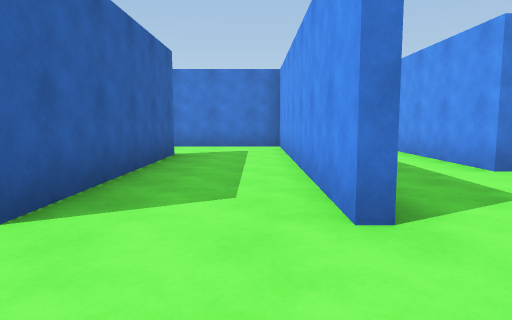
View 1 (above)

24 first-person views from a walk through a Unity game level. The camera is 1.3 m above the floor, tilts 6° down and sees 70° across. The floor is counted in squares, 2 m on a side. Each view is taken from the middle of a square. On the plan, view 1 faces up. The plan holds only what a view shows up to about 11 squares ahead; the rest is blank. The place goes on beyond the plan.

View 2
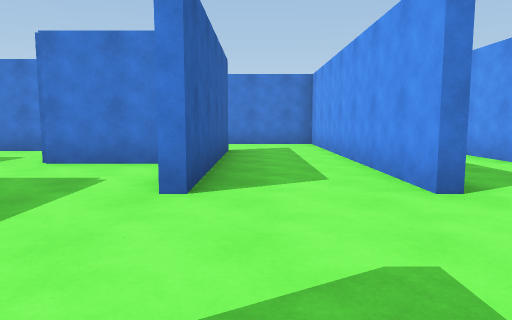

View 3
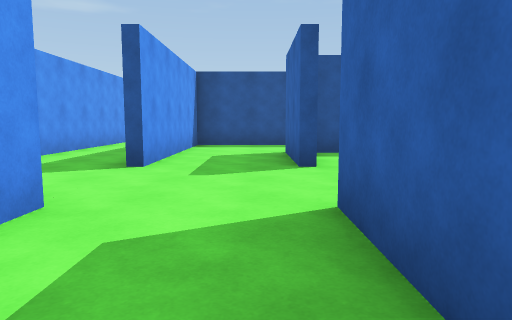

View 4
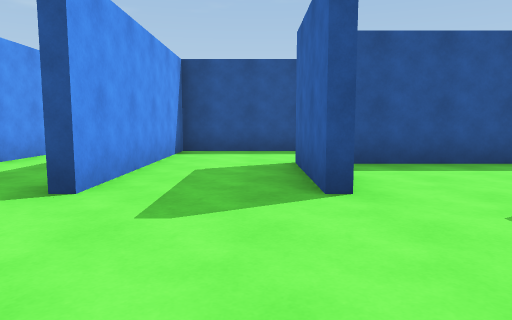

View 5
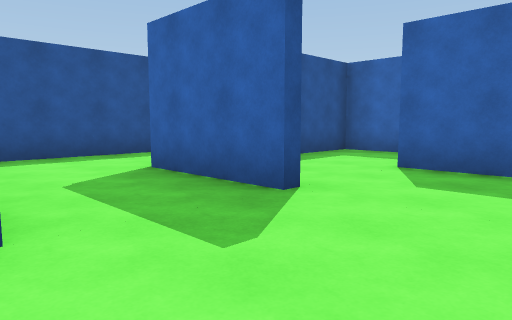

View 6
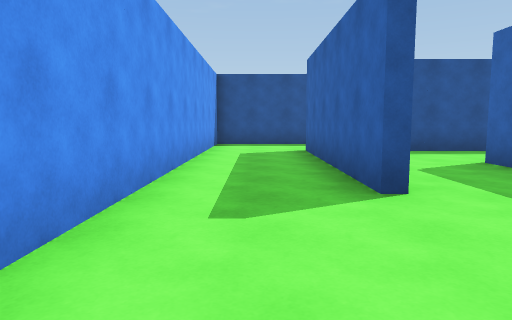

View 7
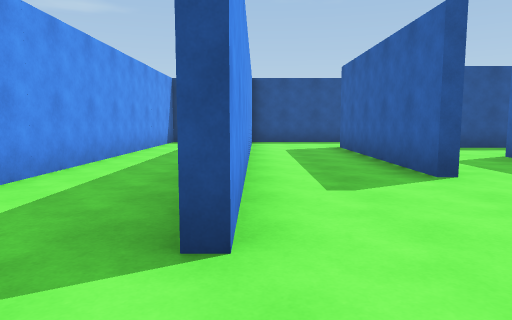

View 8
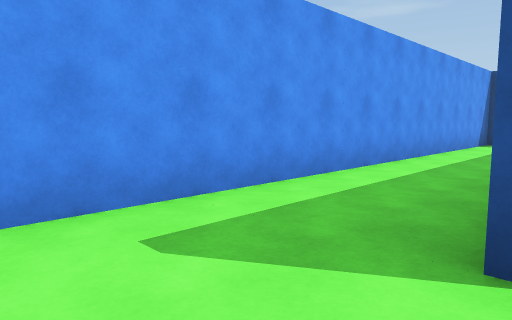

View 9
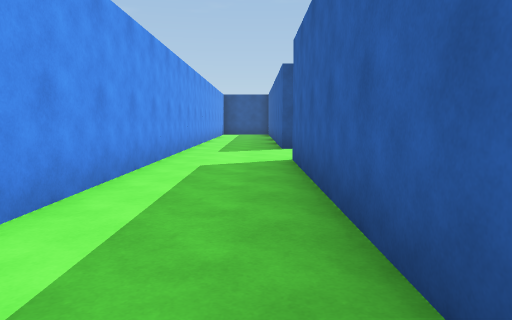

View 10
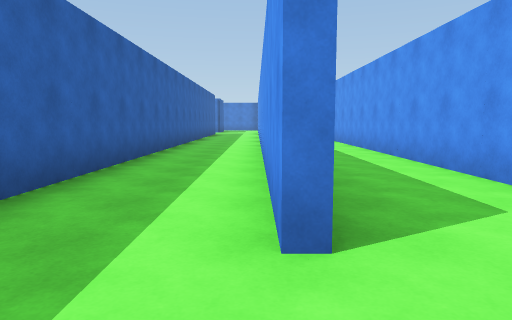

View 11
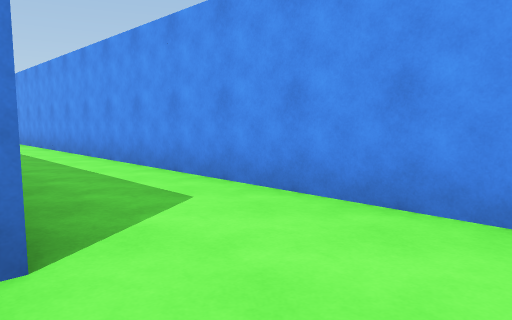

View 12
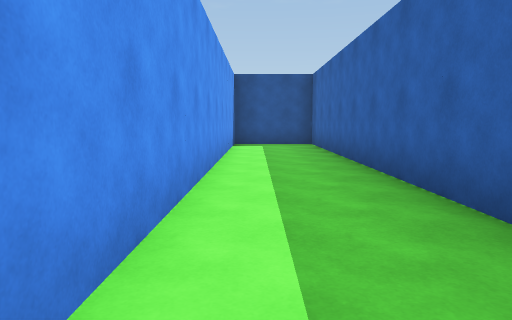

View 13
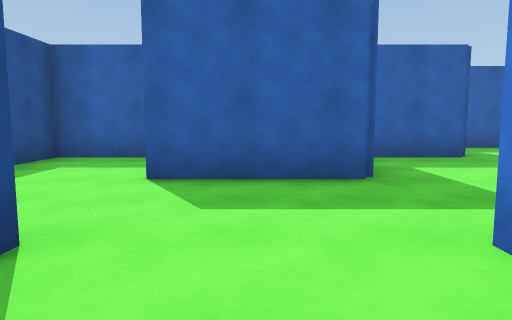

View 14
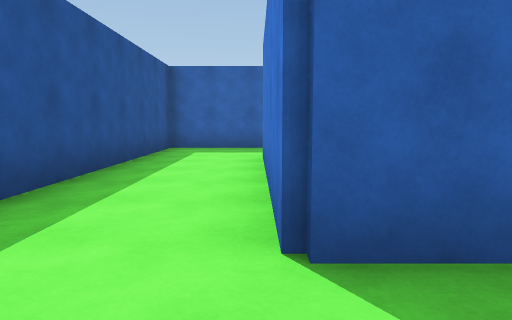

View 15
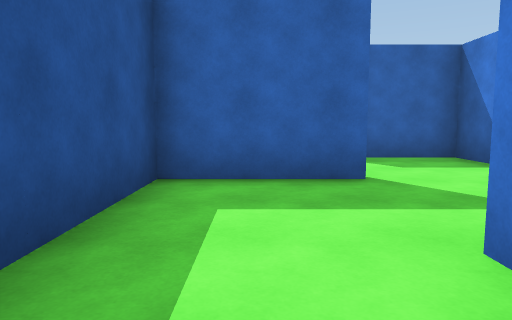

View 16
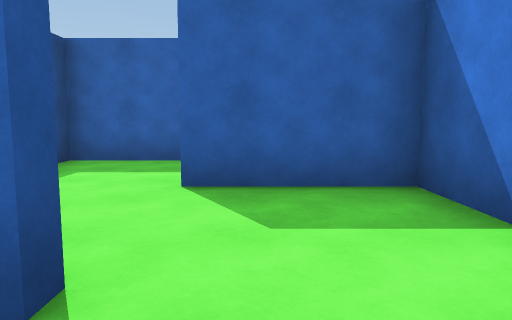

View 17
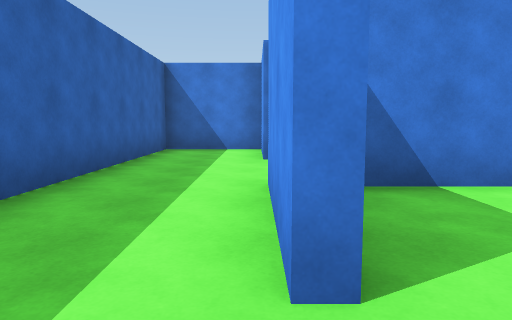

View 18
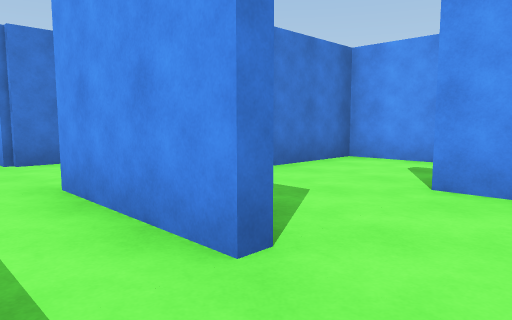

View 19
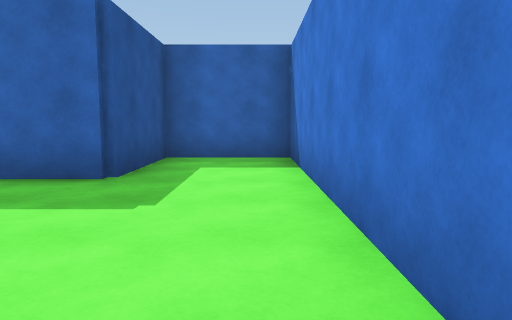

View 20
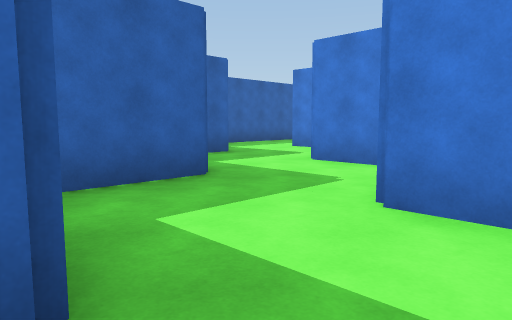

View 21
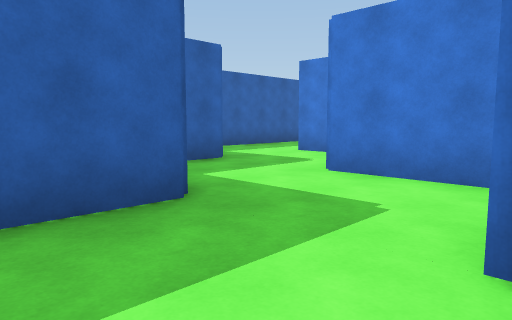

View 22
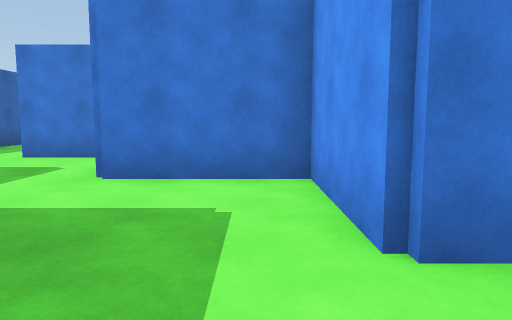

View 23
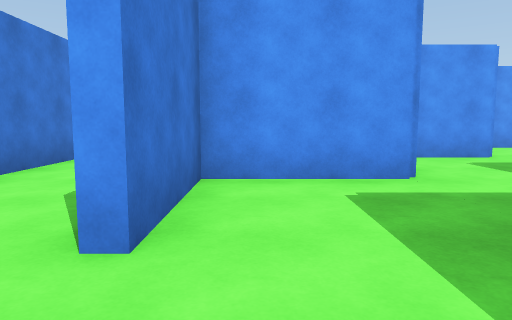

View 24
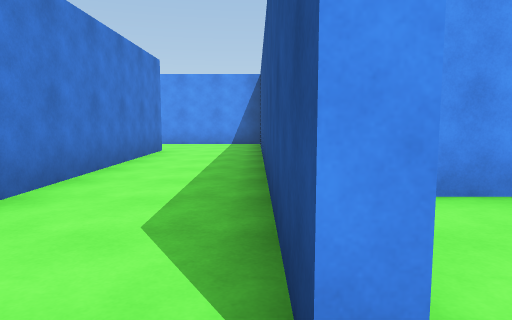

### Floor plan
Key: @ floor where view 1 was taken; # wall or solid block; . floor.
Columns run from 14 left of view 1 to 6 right of it. Each row starts with its distance up from view 1.
 15                     #
 14                #.# .#
 13   #.           #.# .#
 12   #.   ######..#.# .#
 11   #............#.#..#
 10   #..###########.#..#
  9   #....#.......#.#..#
  8     ...#.......#.#..#
  7      #.####.#..#.#..#
  6      #....#.#..#.#..#
  5 ###    #..###..#.#..#
  4 #.#    #....#..#....#
  3 #.#    #....#..#....#
  2 #.##      #......#..#
  1 #...      #......#..#
  0 #.###### .#...@..#..#
 -1 #.#....#....#..#.#..#
 -2 #.#....#....#..#.#..#
 -3 #....#.######..#.#..#
 -4 #....#.........#.#..#
 -5 #    ###########.#..#
 -6                ..#..#
 -7                ..#..#
 -8                ######

Positions as (right, up) in squares from view 1, and headings:
1: (0, 0), facing up
2: (-1, -1), facing up
3: (-1, 5), facing down
4: (-1, 3), facing down
5: (1, 2), facing down-left
6: (2, 3), facing down
7: (3, 4), facing down
8: (3, 4), facing down-right
9: (4, 11), facing down
10: (3, 3), facing up
11: (3, 3), facing up-right
12: (5, 3), facing down
13: (0, 1), facing left
14: (0, -3), facing left
15: (-5, -4), facing left
16: (-8, -2), facing left
17: (-12, -4), facing up
18: (-13, -4), facing up-right
19: (0, 9), facing left
20: (-3, 2), facing up-left
21: (-4, 3), facing up-left
22: (-5, 3), facing up
23: (-11, 9), facing right
24: (-10, 10), facing right
